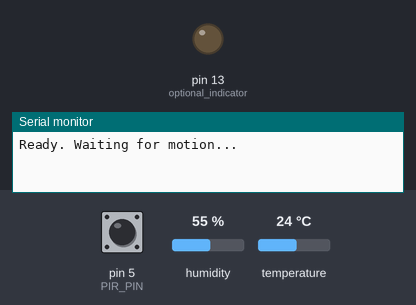
A sketch run on a simulated Arduino Uno, built with avr-gcc and run on an emulated ATmega328P. On the bench: output pins drawn as LEDs (lit = HIGH), the last lines printed to the serial monitor. Dashed ring = blinking. Inputs (shaded band) come from the test bench; at power-on: pin 5 (PIR_PIN) LOW, humidity 55 %, temperature 24 °C.

Above: at 1.2 s.
1.3 s: pin 5 (PIR_PIN) driven HIGH
At 2.2 s:
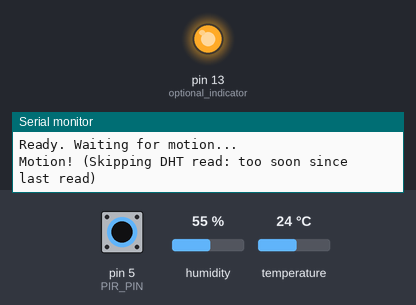
2.8 s: pin 5 (PIR_PIN) driven LOW
At 3.3 s:
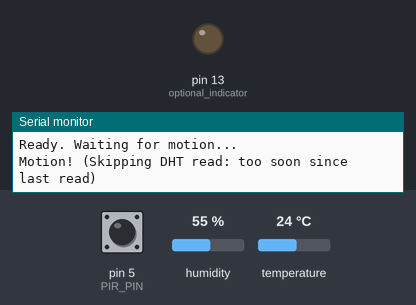
4.3 s: pin 5 (PIR_PIN) pulsed HIGH 2 times (0.12 s each, 0.3 s apart)
At 4.66 s:
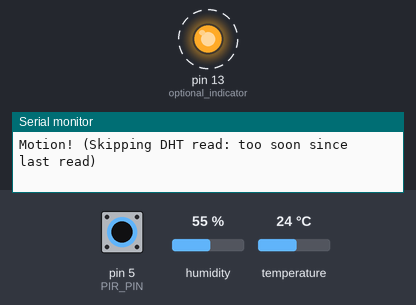
Timing chart, 0 to 7.3 s (numbered marks = the images above; inputs shaded):
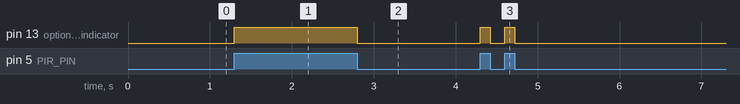

Measured:
- after the input at 1.3 s, pin 13 (optional_indicator): LOW → HIGH at once
- after the input at 2.8 s, pin 13 (optional_indicator): HIGH → LOW at once
- after the input at 4.3 s, pin 13 (optional_indicator): alternates HIGH for 0.12 s and LOW for 0.18 s, 4 changes in all, then stays LOW, starting at once

The sketch:

Torpor_V1.ino
```cpp
#include <DHT.h>

#define PIR_PIN   5
#define DHT_PIN   3
#define DHTTYPE   DHT11

DHT dht(DHT_PIN, DHTTYPE);

int lastPirState = LOW;
unsigned long lastDhtReadMs = 0;

void setup() {
  Serial.begin(9600);

  pinMode(PIR_PIN, INPUT);          // PIR output -> Arduino input
  pinMode(LED_BUILTIN, OUTPUT);     // optional indicator

  dht.begin();
  Serial.println("Ready. Waiting for motion...");
}

void loop() {
  int pirState = digitalRead(PIR_PIN);

  // Detect motion start (LOW -> HIGH)
  if (pirState == HIGH && lastPirState == LOW) {
    digitalWrite(LED_BUILTIN, HIGH);

    // DHT11 should not be read too fast; 2s is a safe interval
    unsigned long now = millis();
    if (now - lastDhtReadMs >= 2000) {
      lastDhtReadMs = now;

      float humidity = dht.readHumidity();
      float tempC = dht.readTemperature();        // Celsius
      float tempF = dht.readTemperature(true);    // Fahrenheit

      if (isnan(humidity) || isnan(tempC) || isnan(tempF)) {
        Serial.println("DHT read failed (try again on next motion).");
      } else {
        Serial.print("Motion!  Humidity: ");
        Serial.print(humidity);
        Serial.print("%  Temp: ");
        Serial.print(tempC);
        Serial.print("C / ");
        Serial.print(tempF);
        Serial.println("F");
      }
    } else {
      Serial.println("Motion! (Skipping DHT read: too soon since last read)");
    }
  }

  // Optional: turn LED off when motion signal goes low
  if (pirState == LOW && lastPirState == HIGH) {
    digitalWrite(LED_BUILTIN, LOW);
  }

  lastPirState = pirState;
}
```
